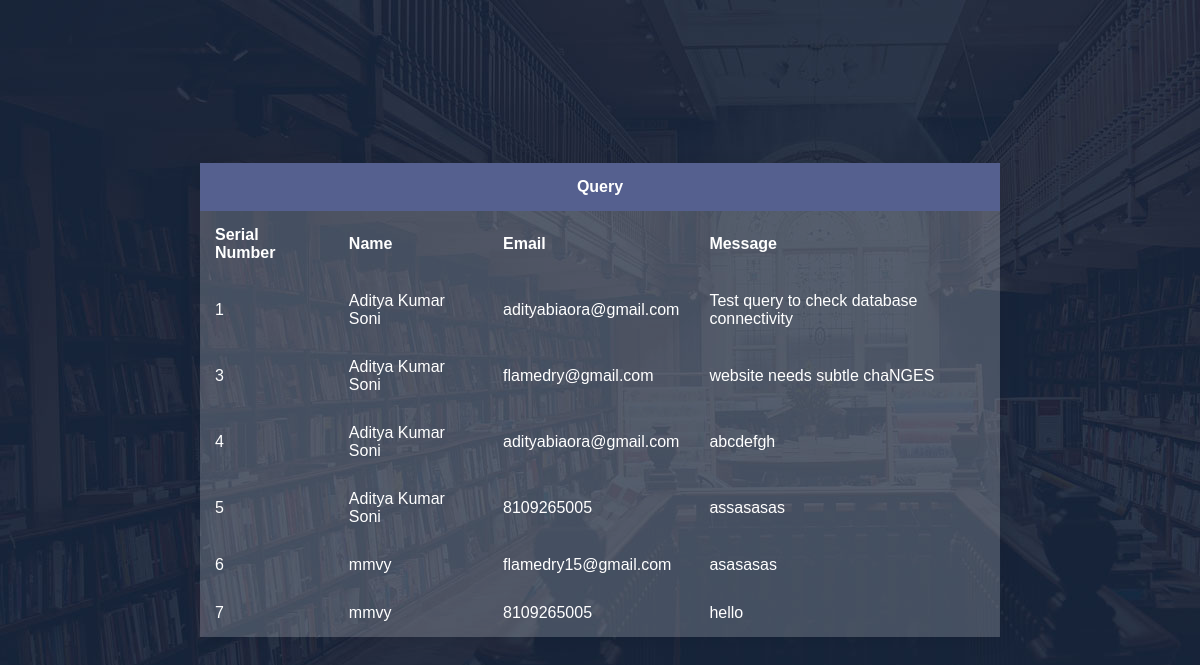
The page /scholarshipofficer/view_query/viewusers.php on the database its author committed.
### tables this page shows
CREATE TABLE `user_form` (
  `id` int(11) NOT NULL,
  `name` varchar(100) NOT NULL,
  `email` varchar(100) NOT NULL,
  `message` longtext NOT NULL
);

### scholarshipofficer/view_query/viewusers.php (the view, shortened to what this page needs)
<!DOCTYPE html>
<html lang="en">
<head>
    <link rel="stylesheet" href="main.css">
</head>
<body>
    <div class="container">
        <table>
            <thead>
                <tr>
                    <th colspan="6" style="text-align: center;" >Query</th>
                </tr>
            </thead>
            <tbody>
                <tr>
                    <th>Serial Number</th>
                    <th>Name</th>
                    <th>Email</th>
                    <th>Message</th>
                </tr>
                    <?php
                    $conn = mysqli_connect("localhost", "root", "", "query_data");
                    $sql = "SELECT id, name,email,message FROM user_form";
                    $result = $conn->query($sql);
                    if ($result->num_rows > 0) {
                    while($row = $result->fetch_assoc()) {
                    echo "<tr><td>" . $row["id"]. "</td><td>" . $row["name"] . "</td><td>". $row["email"] . "</td><td>". $row["message"] . "</td></tr>";
                    }
                    echo "</table>";
                    } else { echo "0 results"; }
                    ?>
    </div>
</body>
</html>

### scholarshipofficer/view_query/main.css (style rules this page uses)
html, body { background-image: url(bg.jpg); height: 100%; }
body { margin: 0; font-family: sans-serif; font-weight: 100; }
.container { position: absolute; top: 50%; left: 50%; transform: translate(-50%, -50%); }
table { width: 800px; border-collapse: collapse; overflow: hidden; box-shadow: 0 0 20px rgba(0,0,0,0.1); }
th, td { padding: 15px; background-color: rgba(255,255,255,0.2); color: rgb(255, 255, 255); word-wrap: break-word; }
th { text-align: left; word-wrap: break-word; }

### rows shown on the page
user_form: id "1", name "Aditya Kumar Soni", email "adityabiaora@gmail.com", message "Test query to check database connectivity"
user_form: id "3", name "Aditya Kumar Soni", email "flamedry@gmail.com", message "website needs subtle chaNGES"
user_form: id "4", name "Aditya Kumar Soni", email "adityabiaora@gmail.com", message "abcdefgh"
user_form: id "5", name "Aditya Kumar Soni", email "8109265005", message "assasasas"
user_form: id "6", name "mmvy", email "flamedry15@gmail.com", message "asasasas"
user_form: id "7", name "mmvy", email "8109265005", message "hello"
